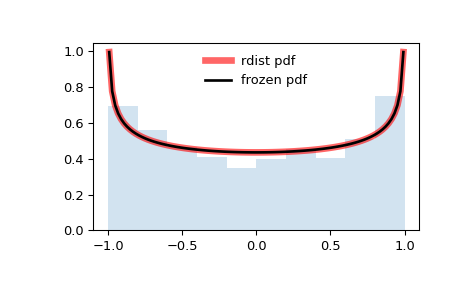

Generate this figure with Python:
from scipy.stats import rdist
import matplotlib.pyplot as plt
fig, ax = plt.subplots(1, 1)

# Calculate the first four moments:

c = 1.6
mean, var, skew, kurt = rdist.stats(c, moments='mvsk')

# Display the probability density function (``pdf``):

x = np.linspace(rdist.ppf(0.01, c),
                rdist.ppf(0.99, c), 100)
ax.plot(x, rdist.pdf(x, c),
       'r-', lw=5, alpha=0.6, label='rdist pdf')

# Alternatively, the distribution object can be called (as a function)
# to fix the shape, location and scale parameters. This returns a "frozen"
# RV object holding the given parameters fixed.

# Freeze the distribution and display the frozen ``pdf``:

rv = rdist(c)
ax.plot(x, rv.pdf(x), 'k-', lw=2, label='frozen pdf')

# Check accuracy of ``cdf`` and ``ppf``:

vals = rdist.ppf([0.001, 0.5, 0.999], c)
np.allclose([0.001, 0.5, 0.999], rdist.cdf(vals, c))
# True

# Generate random numbers:

r = rdist.rvs(c, size=1000)

# And compare the histogram:

ax.hist(r, density=True, histtype='stepfilled', alpha=0.2)
ax.legend(loc='best', frameon=False)
plt.show()
